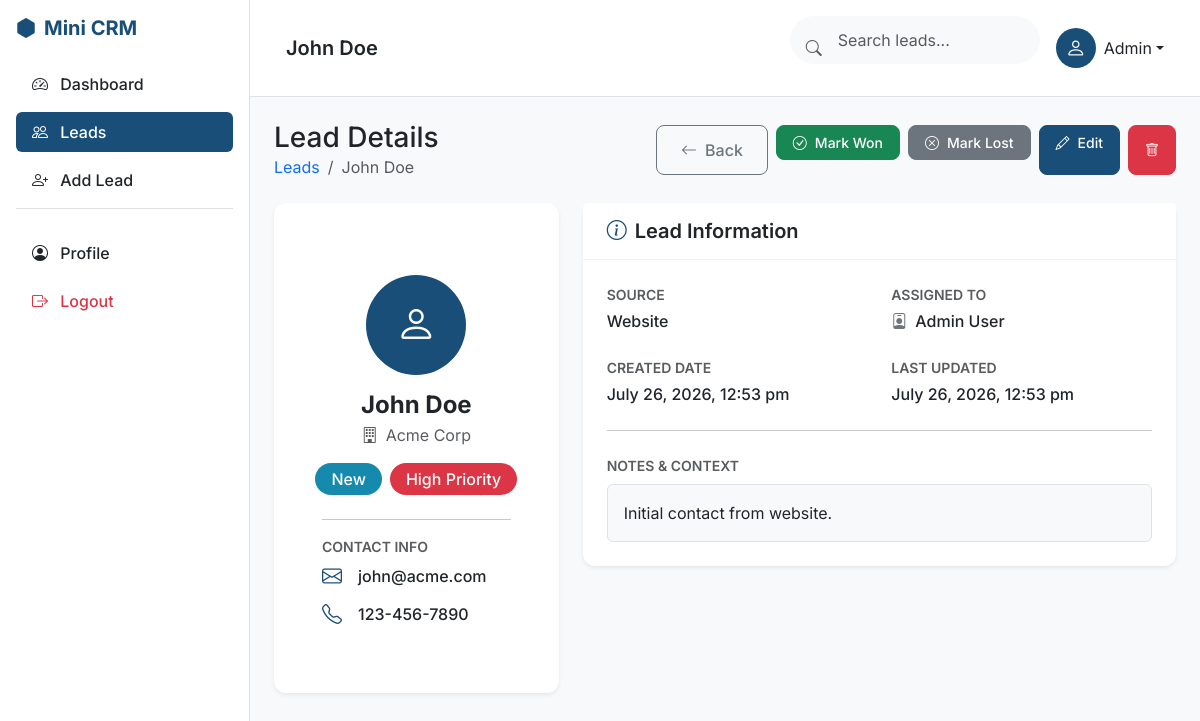
The app's page /leads/view.php?id=1 (signed in) with its own data.
### tables this page shows
CREATE TABLE IF NOT EXISTS `leads` (
  `id` int(11) NOT NULL AUTO_INCREMENT,
  `name` varchar(100) NOT NULL,
  `company` varchar(100) DEFAULT NULL,
  `email` varchar(100) DEFAULT NULL,
  `phone` varchar(20) DEFAULT NULL,
  `source` varchar(50) DEFAULT NULL,
  `status` enum('New','Contacted','Qualified','Proposal Sent','Won','Lost') DEFAULT 'New',
  `priority` enum('Low','Medium','High') DEFAULT 'Medium',
  `assigned_to` int(11) DEFAULT NULL,
  `notes` text DEFAULT NULL,
  `created_at` timestamp DEFAULT current_timestamp(),
  `updated_at` timestamp DEFAULT current_timestamp() ON UPDATE current_timestamp(),
  PRIMARY KEY (`id`),
  KEY `assigned_to` (`assigned_to`),
  CONSTRAINT `fk_assigned_user` FOREIGN KEY (`assigned_to`) REFERENCES `users` (`id`) ON DELETE SET NULL
);

CREATE TABLE IF NOT EXISTS `users` (
  `id` int(11) NOT NULL AUTO_INCREMENT,
  `name` varchar(100) NOT NULL,
  `email` varchar(100) NOT NULL,
  `password` varchar(255) NOT NULL,
  `created_at` timestamp DEFAULT current_timestamp(),
  PRIMARY KEY (`id`),
  UNIQUE KEY `email` (`email`)
);

### includes/auth.php (called while the page is built, shortened)
<?php
function isLoggedIn() {
    return isset($_SESSION['user_id']);
}
?>

### leads/view.php (the view, shortened to what this page needs)
<?php
require_once '../includes/db.php';
require_once '../includes/auth.php';
$id = $_GET['id'];
$stmt = $pdo->prepare("
    SELECT l.*, u.name as assigned_name
    FROM leads l
    LEFT JOIN users u ON l.assigned_to = u.id
    WHERE l.id = ?
");
$stmt->execute([$id]);
$lead = $stmt->fetch();
$pageTitle = htmlspecialchars($lead['name']);
include '../includes/header.php';
?>
<div class="d-flex justify-content-between align-items-center mb-4">
    <div>
        <h1 class="h3 mb-0 text-gray-800">Lead Details</h1>
        <nav aria-label="breadcrumb">
            <ol class="breadcrumb mb-0">
                <li class="breadcrumb-item"><a href="<?= BASE_URL ?>/leads/list.php" class="text-decoration-none">Leads</a></li>
                <li class="breadcrumb-item active" aria-current="page"><?= htmlspecialchars($lead['name']) ?></li>
            </ol>
        </nav>
    </div>
    <div class="d-flex gap-2">
        <a href="<?= BASE_URL ?>/leads/list.php" class="btn btn-outline-secondary">
            <i class="bi bi-arrow-left me-2"></i>Back
        </a>
        <?php if($lead['status'] !== 'Won'): ?>
        <form method="POST" class="d-inline">
            <button type="submit" class="btn btn-sm btn-success"><i class="bi bi-check-circle me-2"></i>Mark Won</button>
        </form>
        <?php endif; ?>
        <?php if($lead['status'] !== 'Lost'): ?>
        <form method="POST" class="d-inline">
            <button type="submit" class="btn btn-sm btn-secondary"><i class="bi bi-x-circle me-2"></i>Mark Lost</button>
        </form>
        <?php endif; ?>
        <a href="<?= BASE_URL ?>/leads/edit.php?id=<?= $lead['id'] ?>" class="btn btn-sm btn-primary">
            <i class="bi bi-pencil me-2"></i>Edit
        </a>
        <button type="button" class="btn btn-sm btn-danger" data-bs-toggle="modal" data-bs-target="#deleteModal" data-id="<?= $lead['id'] ?>" data-url="<?= BASE_URL ?>/leads/list.php">
            <i class="bi bi-trash"></i>
        </button>
    </div>
</div>
<div class="row g-4">
    <div class="col-lg-4">
        <div class="card shadow-sm mb-4">
            <div class="card-body text-center pt-5">
                <div class="bg-primary text-white rounded-circle d-inline-flex align-items-center justify-content-center mb-3" style="width: 100px; height: 100px;">
                    <i class="bi bi-person fs-1"></i>
                </div>
                <h3 class="h4 mb-1 fw-bold"><?= htmlspecialchars($lead['name']) ?></h3>
                <p class="text-muted mb-3"><i class="bi bi-building me-2"></i><?= htmlspecialchars($lead['company'] ?? 'No Company') ?></p>
                <div class="d-flex justify-content-center gap-2 mb-4">
                    <?php
                    $badgeClass = 'bg-secondary';
                    if($lead['status'] == 'New') $badgeClass = 'status-new';
                    ?>
                    <span class="badge <?= $badgeClass ?> px-3 py-2 fs-6"><?= $lead['status'] ?></span>
                    <?php
                    $pClass = 'bg-secondary';
                    if($lead['priority'] == 'High') $pClass = 'priority-high';
                    ?>
                    <span class="badge <?= $pClass ?> px-3 py-2 fs-6"><?= $lead['priority'] ?> Priority</span>
                </div>
                <hr>
                <div class="text-start">
                    <div class="mb-3">
                        <label class="text-muted small fw-semibold text-uppercase d-block mb-1">Contact Info</label>
                        <div class="d-flex align-items-center mb-2">
                            <i class="bi bi-envelope text-primary me-3 fs-5"></i>
                            <div>
                                <?php if($lead['email']): ?>
                                    <a href="mailto:<?= htmlspecialchars($lead['email']) ?>" class="text-decoration-none text-dark fw-medium"><?= htmlspecialchars($lead['email']) ?></a>
                                <?php else: ?>
                                    <span class="text-muted">Not provided</span>
                                <?php endif; ?>
                            </div>
                        </div>
                        <div class="d-flex align-items-center">
                            <i class="bi bi-telephone text-primary me-3 fs-5"></i>
                            <div>
                                <?php if($lead['phone']): ?>
                                    <a href="tel:<?= htmlspecialchars($lead['phone']) ?>" class="text-decoration-none text-dark fw-medium"><?= htmlspecialchars($lead['phone']) ?></a>
                                <?php else: ?>
                                    <span class="text-muted">Not provided</span>
                                <?php endif; ?>
                            </div>
                        </div>
                    </div>
                </div>
            </div>
        </div>
    </div>
    <div class="col-lg-8">
        <div class="card shadow-sm mb-4 p-0">
            <div class="card-header bg-white py-3">
                <h5 class="mb-0 fw-semibold"><i class="bi bi-info-circle me-2 text-primary"></i>Lead Information</h5>
            </div>
            <div class="card-body">
                <div class="row mb-4">
                    <div class="col-sm-6 mb-3 mb-sm-0">
                        <label class="text-muted small fw-semibold text-uppercase d-block mb-1">Source</label>
                        <p class="mb-0 fw-medium"><?= htmlspecialchars($lead['source'] ?? 'Unknown') ?></p>
                    </div>
                    <div class="col-sm-6">
                        <label class="text-muted small fw-semibold text-uppercase d-block mb-1">Assigned To</label>
                        <p class="mb-0 fw-medium d-flex align-items-center">
                            <i class="bi bi-person-badge me-2 text-secondary"></i>
                            <?= htmlspecialchars($lead['assigned_name'] ?? 'Unassigned') ?>
                        </p>
                    </div>
                </div>
                <div class="row mb-4">
                    <div class="col-sm-6 mb-3 mb-sm-0">
                        <label class="text-muted small fw-semibold text-uppercase d-block mb-1">Created Date</label>
                        <p class="mb-0 fw-medium"><?= date('F j, Y, g:i a', strtotime($lead['created_at'])) ?></p>
                    </div>
                    <div class="col-sm-6">
                        <label class="text-muted small fw-semibold text-uppercase d-block mb-1">Last Updated</label>
                        <p class="mb-0 fw-medium"><?= date('F j, Y, g:i a', strtotime($lead['updated_at'])) ?></p>
                    </div>
                </div>
                <hr class="my-4">
                <div>
                    <label class="text-muted small fw-semibold text-uppercase d-block mb-2">Notes & Context</label>
                    <?php if(!empty($lead['notes'])): ?>
                        <div class="bg-light p-3 rounded border">
                            <p class="mb-0" style="white-space: pre-wrap;"><?= htmlspecialchars($lead['notes']) ?></p>
                        </div>
                    <?php endif; ?>
                </div>
            </div>
        </div>
    </div>
</div>
<?php include '../includes/footer.php'; ?>

### includes/header.php (shortened to what this page needs)
<!DOCTYPE html>
<html lang="en">
<head>
    <link href="https://cdn.jsdelivr.net/npm/bootstrap@5.3.2/dist/css/bootstrap.min.css" rel="stylesheet">
    <link rel="stylesheet" href="https://cdn.jsdelivr.net/npm/bootstrap-icons@1.11.1/font/bootstrap-icons.css">
    <link rel="stylesheet" href="<?= BASE_URL ?>/assets/css/style.css">
</head>
<body class="bg-light">
    <div class="toast-container position-fixed top-0 end-0 p-3">
    </div>
    <?php if (isLoggedIn()): ?>
    <div class="d-flex wrapper">
        <?php include 'sidebar.php'; ?>
        <div id="content" class="w-100 bg-light">
            <?php include 'navbar.php'; ?>
            <div class="container-fluid p-4">
    <?php endif; ?>

### includes/sidebar.php (shortened to what this page needs)
<nav id="sidebar" class="bg-white border-end vh-100 position-sticky top-0 p-3" style="min-width: 250px; transition: all 0.3s;">
    <div class="sidebar-header d-flex justify-content-between align-items-center mb-4">
        <h3 class="fs-5 fw-bold m-0 text-primary">
            <i class="bi bi-hexagon-fill me-2"></i>Mini CRM
        </h3>
    </div>
    <?php
    $current_page = basename($_SERVER['PHP_SELF']);
    $in_leads = strpos($_SERVER['REQUEST_URI'], '/leads/') !== false;
    ?>
    <ul class="nav flex-column gap-2">
        <li class="nav-item">
            <a href="<?= BASE_URL ?>/dashboard.php" class="nav-link px-3 py-2 rounded <?= ($current_page == 'dashboard.php') ? 'active bg-primary text-white' : 'text-dark' ?>">
                <i class="bi bi-speedometer2 me-2"></i> Dashboard
            </a>
        </li>
        <li class="nav-item">
            <a href="<?= BASE_URL ?>/leads/list.php" class="nav-link px-3 py-2 rounded <?= ($in_leads && $current_page != 'add.php') ? 'active bg-primary text-white' : 'text-dark' ?>">
                <i class="bi bi-people me-2"></i> Leads
            </a>
        </li>
        <li class="nav-item">
            <a href="<?= BASE_URL ?>/leads/add.php" class="nav-link px-3 py-2 rounded <?= ($in_leads && $current_page == 'add.php') ? 'active bg-primary text-white' : 'text-dark' ?>">
                <i class="bi bi-person-plus me-2"></i> Add Lead
            </a>
        </li>
        <li class="nav-item mt-auto pt-4 border-top">
            <a href="<?= BASE_URL ?>/profile.php" class="nav-link px-3 py-2 rounded <?= ($current_page == 'profile.php') ? 'active bg-primary text-white' : 'text-dark' ?>">
                <i class="bi bi-person-circle me-2"></i> Profile
            </a>
        </li>
        <li class="nav-item">
            <a href="<?= BASE_URL ?>/logout.php" class="nav-link px-3 py-2 rounded text-danger">
                <i class="bi bi-box-arrow-right me-2"></i> Logout
            </a>
        </li>
    </ul>
</nav>

### includes/navbar.php (shortened to what this page needs)
<nav class="navbar navbar-expand-lg navbar-light bg-white border-bottom px-4 py-3 sticky-top">
    <div class="container-fluid">
        <h4 class="m-0 fw-semibold d-none d-md-block"><?= isset($pageTitle) ? $pageTitle : 'Dashboard' ?></h4>
        <div class="ms-auto d-flex align-items-center gap-3">
            <form class="d-none d-lg-flex position-relative">
                <i class="bi bi-search position-absolute top-50 start-0 translate-middle-y ms-3 text-muted"></i>
                <input type="search" class="form-control rounded-pill ps-5 bg-light border-0" placeholder="Search leads..." style="width: 250px;">
            </form>
            <div class="dropdown">
                <a href="#" class="d-flex align-items-center text-decoration-none dropdown-toggle text-dark" id="dropdownUser1" data-bs-toggle="dropdown" aria-expanded="false">
                    <div class="bg-primary text-white rounded-circle d-flex align-items-center justify-content-center me-2" style="width: 40px; height: 40px;">
                        <i class="bi bi-person fs-5"></i>
                    </div>
                    <span class="d-none d-md-inline">Admin</span>
                </a>
            </div>
        </div>
    </div>
</nav>

### includes/footer.php (shortened to what this page needs)
    <?php if (isLoggedIn()): ?>
            </div>
        </div>
    </div>
    <?php endif; ?>
</body>
</html>

### assets/css/style.css (style rules this page uses)
:root { --primary-100: #184E77; --primary-200: #1E6091; --primary-300: #1A759F; --primary-400: #168AAD; --accent-100: #34A0A4; --accent-200: #52B69A; --accent-300: #76C893; --highlight-100: #99D98C; --highlight-200: #B5E48C; --highlight-300: #D9ED92; --bg-body: #F8F9FA; --card-bg: #FFFFFF; --text-main: #212529; }
body { font-family: 'Inter', system-ui, -apple-system, BlinkMacSystemFont, "Segoe UI", Roboto, sans-serif; background-color: var(--bg-body); color: var(--text-main); line-height: 1.5; letter-spacing: normal; font-size: 16px; }
h1 { font-size: 36px; font-weight: 700; }
h3 { font-size: 24px; font-weight: 600; }
h4 { font-size: 20px; font-weight: 500; }
.bg-primary { background-color: var(--primary-100) !important; }
.text-primary { color: var(--primary-100) !important; }
.btn-primary { background-color: var(--primary-100); border-color: var(--primary-100); }
.card { border: none; border-radius: 12px; box-shadow: 0 4px 12px rgba(0,0,0,0.05); background-color: var(--card-bg); transition: transform 0.2s ease, box-shadow 0.2s ease; padding: 24px; }
.card.p-0 { padding: 0; }
.card-header { background-color: transparent; border-bottom: 1px solid rgba(0,0,0,0.05); padding: 16px 24px; }
.card-body { padding: 24px; }
#sidebar { z-index: 1000; }
.nav-link { transition: background-color 0.2s, color 0.2s; font-weight: 500; }
.form-control, .form-select, .input-group-text { border-radius: 8px; padding: 12px 16px; border: 1px solid #dee2e6; }
.form-control, .form-select { margin-bottom: 16px; }
.btn { padding: 12px 24px; border-radius: 8px; font-weight: 500; }
.btn-sm { padding: 6px 16px; }
label { font-weight: 500; margin-bottom: 8px; font-size: 14px; }
.badge { padding: 6px 12px; border-radius: 20px; font-weight: 500; font-size: 12px; }
.priority-high { background-color: #dc3545; color: white; }
.status-new { background-color: var(--primary-400); color: white; }

### records on screen
leads: name "John Doe", company "Acme Corp", status "New", priority "High", email "john@acme.com", phone "123-456-7890", source "Website", assigned_to.name "Admin User", created_at "July 26, 2026, 12:53 pm", updated_at "July 26, 2026, 12:53 pm", notes "Initial contact from website."
